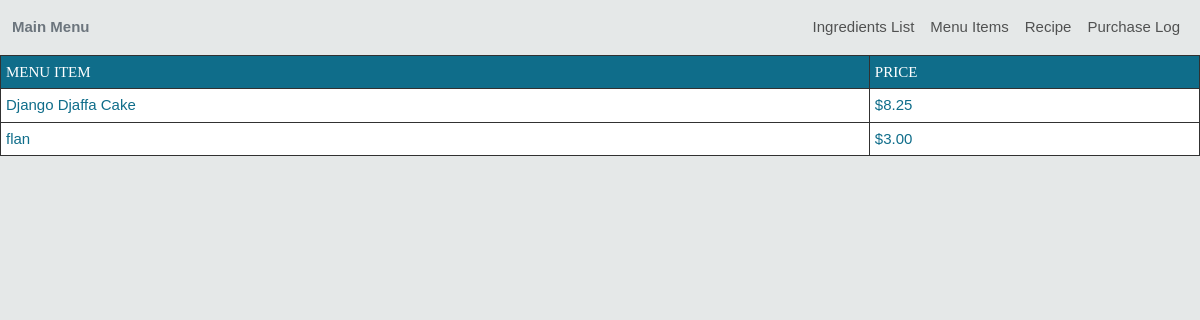
Screenshot of /inventory/menu/ with the database file from the repository.
### Inventory/models.py (models this page shows, shortened)
class MenuItem(models.Model):
    item = models.CharField(max_length=100)
    price = models.DecimalField(max_digits=10, decimal_places=2)

### Inventory/views.py (the view)
# urls.py: path('menu/', MenuView.as_view(), name='menu_items'),
class MenuView(ListView):
    model = MenuItem
    template_name = 'inventory/menu.html'
    context_object_name = 'menu'

### Inventory/templates/inventory/menu.html (shortened to what this page needs)
<!DOCTYPE html>
<html lang="en">
<head>
    <link href="https://cdn.jsdelivr.net/npm/bootstrap@5.3.3/dist/css/bootstrap.min.css" rel="stylesheet">
    {% load static %}
    <link rel="stylesheet" type="text/css" href="{% static 'inventory/styles.css' %}">
</head>
<body>
    <nav class="navbar navbar-expand-md navbar-light">
        <div class="container-xxl">
            <span class="fw-bold text-secondary">
                Main Menu
            </span>
            <div class="collapse navbar-collapse justify-content-end" id="main-nav">
                <ul class="navbar-nav">
                    <li class="nav-item">
                        <a class="nav-link" href="{% url 'ingredients_list' %}">Ingredients List</a>
                    </li>
                    <li class="nav-item">
                        <a class="nav-link" href="{% url 'menu_items' %}">Menu Items</a>
                    </li>
                    <li class="nav-item">
                        <a class="nav-link" href="{% url 'recipe_requirements' %}">Recipe</a>
                    </li>
                    <li class="nav-item">
                        <a class="nav-link" href="{% url 'purchase_log' %}">Purchase Log</a>
                    </li>
                </ul>
            </div>
        </div>
    </nav>
    <table class="spreadsheet">
        <thead>
            <tr>
                <th>MENU ITEM</th>
                <th>PRICE</th>
        </thead>
        <tbody>
            {% for food in menu %}
            <tr>
                <td>{{ food.item }}</td>
                <td>${{ food.price }}</td>
            </tr>
            {% endfor %}
        </tbody>
    </table>
</body>
</html>

### Inventory/templates/static/inventory/styles.css (style rules this page uses)
body { font-family: Arial, sans-serif; font-size: 15px; color: rgb(15, 109, 138); background-color: rgb(229, 232, 232); }
.spreadsheet { width: 100%; border-collapse: collapse; text-align: left; background-color: white; }
table.spreadsheet td, th { border: 1px solid rgb(49, 49, 49); text-align: left; padding: 5px; }
table.spreadsheet th { font-weight: lighter; background-color:rgb(15, 109, 138); color: white; font-family: Calibri, san-sarif; }

### rows the page displays
MenuItem: item "Django Djaffa Cake", price "8.25"
MenuItem: item "flan", price "3.00"
